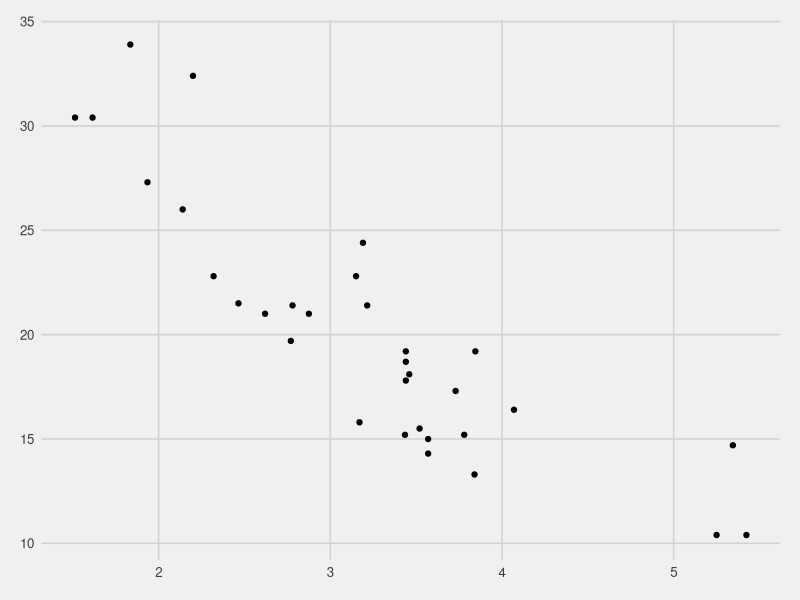

The R script that drew this image:
library(tidyverse)
install.packages("ggthemes")
library(ggthemes)

#you can set theme for all the plots by theme_set(theme_classic)
#select multiple themes by typing theme_"tab"
theme_set(theme_fivethirtyeight())

ggplot(mtcars, aes(x = wt, y = mpg)) +
    geom_point() 



